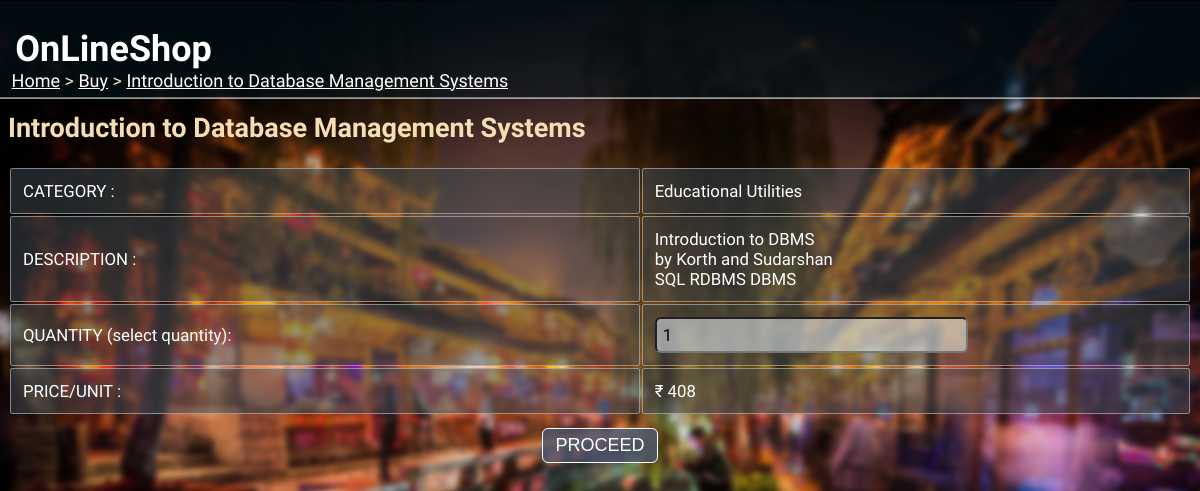
The app's page /buy/PID0000004/ (signed in), older data.
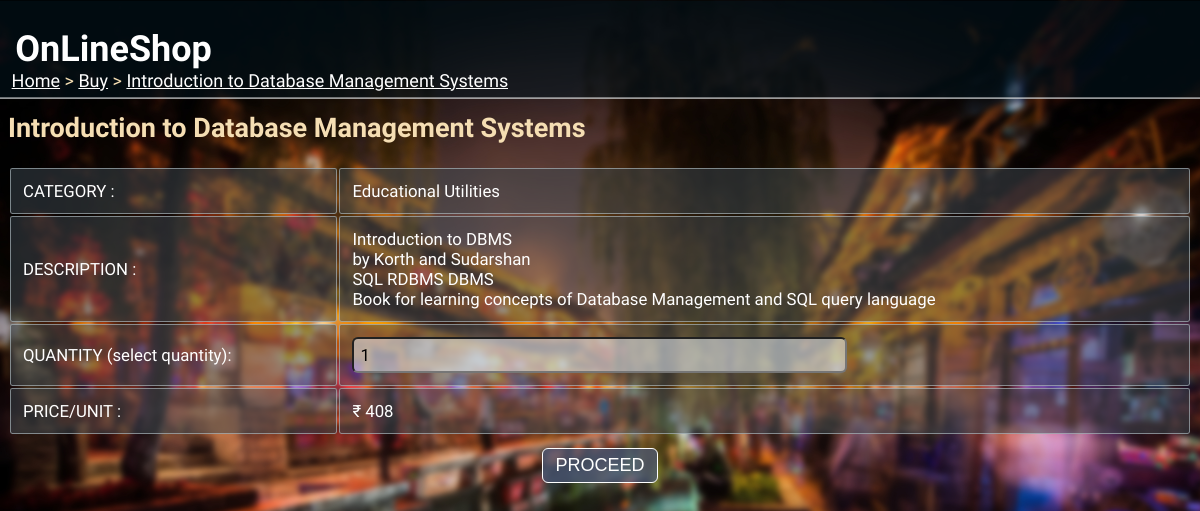
The same page, newer data.
### tables this page shows
CREATE TABLE product(
prodID varchar(10) PRIMARY KEY,
name varchar(30) NOT NULL,
quantity integer CHECK(quantity>=0) NOT NULL,
category varchar(30) NOT NULL ,
cost_price decimal(9,2) NOT NULL,
sell_price decimal(9,2) NOT NULL,
description varchar(100),
sellID varchar(10) REFERENCES seller (sellID),
CHECK (sell_price>cost_price)
);

### __init__.py (the view)
@app.route("/buy/<id>/", methods=['POST', 'GET'])
def buy_product(id):
    if 'userid' not in session:
        return redirect(url_for('home'))
    if session['type']=="Seller":
        abort(403)
    ispresent, tup = get_product_info(id)
    if not ispresent:
        abort(404)
    (name, quantity, category, cost_price, sell_price, sellID, desp, sell_name) = tup
    if request.method=="POST":
        data = request.form
        total = int(data['qty'])*float(sell_price)
        return redirect(url_for('buy_confirm', total=total, quantity=data['qty'], id=id))
    return render_template('buy_product.html', name=name, category=category, desp=desp, quantity=quantity, price=sell_price)

### dbaccess.py (called while the page is built)
def get_product_info(id):
    conn = sqlite3.connect('onlineshop.db')
    cur = conn.cursor()
    a = cur.execute("""SELECT p.name, p.quantity, p.category, p.cost_price, p.sell_price,
                    p.sellID, p.description, s.name FROM product p JOIN seller s
                    WHERE p.sellID=s.sellID AND p.prodID=? """, (id,))
    res = [i for i in a]
    conn.close()
    if len(res)==0:
        return False, res
    return True, res[0]

### templates/buy_product.html (shortened to what this page needs)
<html>
<head>
  <link rel="stylesheet" href="{{url_for('static', filename='main.css')}}">
</head>
<body>
  <div class="sticky">
    <h1>OnLineShop</h1>
  </div>
  <div class="nav">
  <p><a href="/">Home</a> > <a href="/buy">Buy</a> > <a href="">{{name}}</a></p>
  </div>
  <h2>{{name}}</h2>
  <form action="" method="POST">
    <table>
      <tr>
        <td>CATEGORY :</td><td>{{category}}</td>
      </tr>
      <tr>
        <td>DESCRIPTION :</td><td><pre>{{desp}}</pre></td>
      </tr>
      <tr>
        <td>QUANTITY (select quantity):</td><td><input type="number" name="qty" value="1" min="1" max='{{quantity}}'></td>
      </tr>
      <tr>
        <td>PRICE/UNIT :</td><td>₹ {{price}}</td>
      </tr>
    </table>
    <input type="submit" value="PROCEED" style="display:block; margin-left:auto; margin-right:auto; margin-top:1vw;">
  </form>
</body>
</html>

Row changes from the older to the newer data that the page shows:
changed product "Introduction to Database Management Systems": description "Introduction to DBMS by Korth and Sudarshan SQL RDBMS DBMS" → "Introduction to DBMS by Korth and Sudarshan SQL RDBMS DBMS Book for learning concepts of Database Management and SQL query language"
